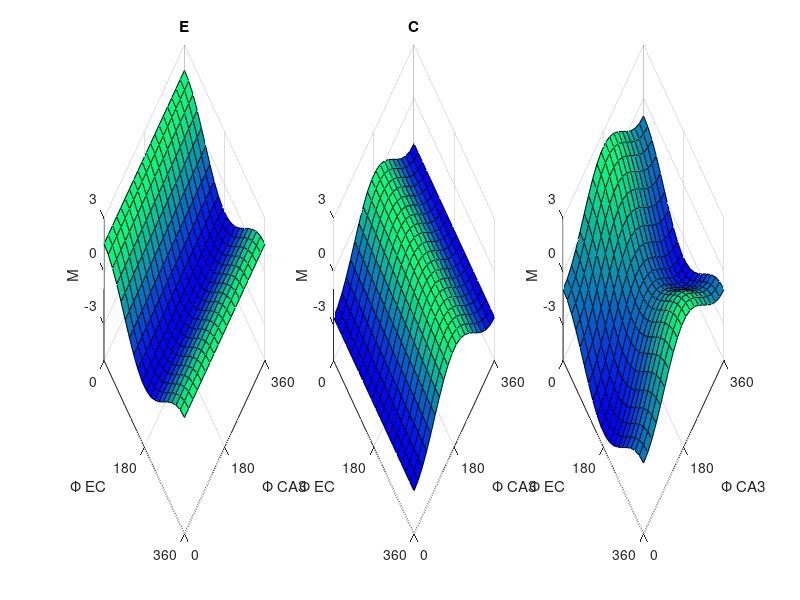

MATLAB code to generate this figure:

% p.EC =  
% p.CA3 = 
% p.LTP = 
% X = 1;          % X = K = 1 % this should change the amplitude of the preformance measure
% 
% M = X/2 * pi * cos(p.LTP - p.EC) - K - (X/2) * pi * cos(p.LTP - p.CA3); % eq. 2.14

N = 20; % 50 @ 48 seconds
saddleMats = nan(N,N,3);
iter = [1,2,3];
for part = iter
    tic

    saddleMat = nan(N,N);
    X_CA3 = linspace(0,2*pi,N);
    X_EC = linspace(0,2*pi,N);

    fprintf('%i:',length(X_EC));
    for i = 1:length(X_EC)

      fprintf(' %i',find(i==X_EC));

      for j = 1:length(X_CA3)

        p.EC = X_EC(i);
        p.CA3 = X_CA3(j);
        p.LTP = X_EC(i);
        X = 1; % X = K = 1 % this should change the amplitude of the preformance measure
        K = 1; % see above

        switch(part)
            case 1
                saddleMats(j,i,part) = X/2 * pi * cos(X_EC(i));
                
            case 2 
                saddleMats(j,i,part) = - K - (X/2) * pi * cos(X_CA3(j));
                %saddleMat(j,i) = - K - (X/2) * pi * cos(X_CA3(j));

            case 3
                saddleMats(j,i,part) = X/2 * pi * cos(X_EC(i)) - K - (X/2) * pi * cos(X_CA3(j)); % eq. 2.14 (with phase shifts)
                 %saddleMat(j,i) = X/2 * pi * cos(p.LTP - p.EC) - K - (X/2) * pi * cos(p.LTP - p.CA3); % eq. 2.14
                
        end 

      end
    end

    toc

end

figure('position', [1 1 875 245]);
names = ["EC Part", "CA3 part", "Whole F(x)"];
for sPi = iter
    subplot(1,length(iter),sPi);
    [X,Y] = meshgrid(rad2deg(X_EC),rad2deg(X_CA3));
    surf(X,Y,saddleMats(:,:,sPi)); 
    xlabel('\Phi EC'); ylabel('\Phi CA3'); zlabel('M')
    title(names(sPi)); 
    view([45 60]); 
    xlim([0 360]); ylim([0 360]); zlim([-5 3]);
    xticks([0 180 360]); yticks([0 180 360]); zticks([-3 0 3]);
    %xlim([0 2*pi]); ylim([0 2*pi]);
    colormap('winter')
end













